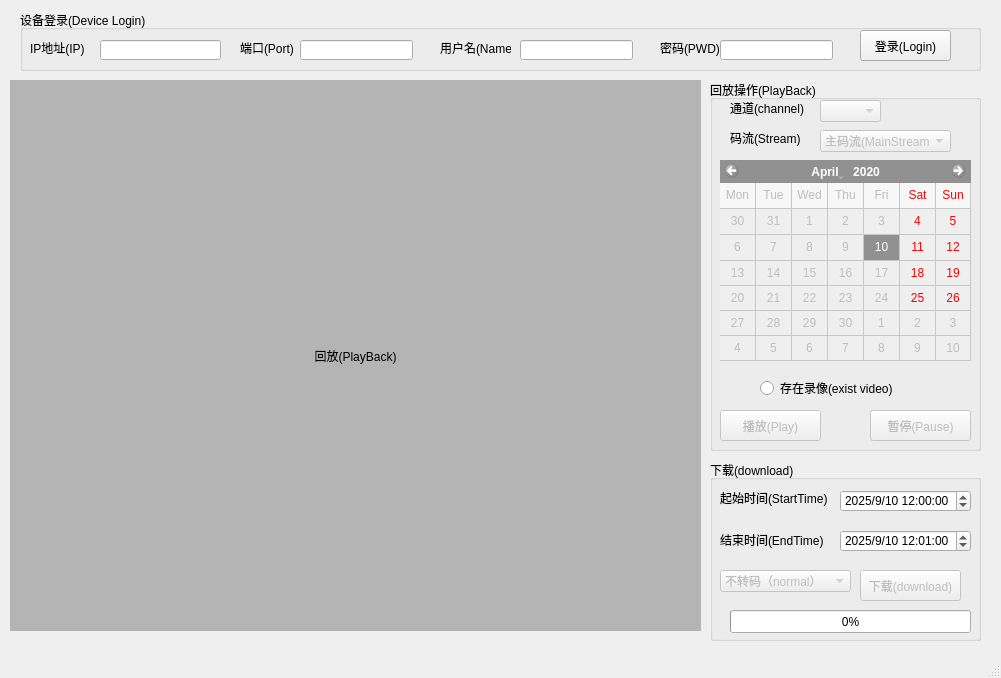
<?xml version="1.0" encoding="UTF-8"?>
<ui version="4.0">
 <class>MainWindow</class>
 <widget class="QMainWindow" name="MainWindow">
  <property name="geometry">
   <rect>
    <x>0</x>
    <y>0</y>
    <width>1001</width>
    <height>678</height>
   </rect>
  </property>
  <property name="windowTitle">
   <string>回放(PlayBack)</string>
  </property>
  <widget class="QWidget" name="centralwidget">
   <widget class="QGroupBox" name="groupBox">
    <property name="geometry">
     <rect>
      <x>20</x>
      <y>10</y>
      <width>961</width>
      <height>61</height>
     </rect>
    </property>
    <property name="title">
     <string>设备登录(Device Login)</string>
    </property>
    <widget class="QLabel" name="label">
     <property name="geometry">
      <rect>
       <x>10</x>
       <y>30</y>
       <width>61</width>
       <height>16</height>
      </rect>
     </property>
     <property name="text">
      <string>IP地址(IP)</string>
     </property>
    </widget>
    <widget class="QLineEdit" name="IP_lineEdit">
     <property name="geometry">
      <rect>
       <x>80</x>
       <y>30</y>
       <width>121</width>
       <height>20</height>
      </rect>
     </property>
    </widget>
    <widget class="QLabel" name="label_2">
     <property name="geometry">
      <rect>
       <x>220</x>
       <y>30</y>
       <width>61</width>
       <height>16</height>
      </rect>
     </property>
     <property name="text">
      <string>端口(Port)</string>
     </property>
    </widget>
    <widget class="QLineEdit" name="Port_lineEdit">
     <property name="geometry">
      <rect>
       <x>280</x>
       <y>30</y>
       <width>113</width>
       <height>20</height>
      </rect>
     </property>
    </widget>
    <widget class="QLabel" name="label_3">
     <property name="geometry">
      <rect>
       <x>420</x>
       <y>30</y>
       <width>71</width>
       <height>16</height>
      </rect>
     </property>
     <property name="text">
      <string>用户名(Name)</string>
     </property>
    </widget>
    <widget class="QLineEdit" name="Name_lineEdit">
     <property name="geometry">
      <rect>
       <x>500</x>
       <y>30</y>
       <width>113</width>
       <height>20</height>
      </rect>
     </property>
    </widget>
    <widget class="QLabel" name="label_4">
     <property name="geometry">
      <rect>
       <x>640</x>
       <y>30</y>
       <width>61</width>
       <height>16</height>
      </rect>
     </property>
     <property name="text">
      <string>密码(PWD)</string>
     </property>
    </widget>
    <widget class="QLineEdit" name="Pwd_lineEdit">
     <property name="geometry">
      <rect>
       <x>700</x>
       <y>30</y>
       <width>113</width>
       <height>20</height>
      </rect>
     </property>
     <property name="echoMode">
      <enum>QLineEdit::Password</enum>
     </property>
    </widget>
    <widget class="QPushButton" name="Login_pushButton">
     <property name="geometry">
      <rect>
       <x>840</x>
       <y>20</y>
       <width>91</width>
       <height>31</height>
      </rect>
     </property>
     <property name="text">
      <string>登录(Login)</string>
     </property>
    </widget>
   </widget>
   <widget class="QLabel" name="PlayBackWnd">
    <property name="geometry">
     <rect>
      <x>10</x>
      <y>80</y>
      <width>691</width>
      <height>551</height>
     </rect>
    </property>
    <property name="autoFillBackground">
     <bool>false</bool>
    </property>
    <property name="styleSheet">
     <string notr="true">background-color: rgb(180, 180, 180);</string>
    </property>
    <property name="text">
     <string>回放(PlayBack)</string>
    </property>
    <property name="alignment">
     <set>Qt::AlignCenter</set>
    </property>
   </widget>
   <widget class="QCalendarWidget" name="SelectDate_calendarWidget">
    <property name="enabled">
     <bool>false</bool>
    </property>
    <property name="geometry">
     <rect>
      <x>720</x>
      <y>160</y>
      <width>251</width>
      <height>201</height>
     </rect>
    </property>
    <property name="selectedDate">
     <date>
      <year>2020</year>
      <month>4</month>
      <day>10</day>
     </date>
    </property>
    <property name="firstDayOfWeek">
     <enum>Qt::Monday</enum>
    </property>
    <property name="gridVisible">
     <bool>true</bool>
    </property>
    <property name="selectionMode">
     <enum>QCalendarWidget::SingleSelection</enum>
    </property>
    <property name="horizontalHeaderFormat">
     <enum>QCalendarWidget::ShortDayNames</enum>
    </property>
    <property name="verticalHeaderFormat">
     <enum>QCalendarWidget::NoVerticalHeader</enum>
    </property>
    <property name="navigationBarVisible">
     <bool>true</bool>
    </property>
    <property name="dateEditEnabled">
     <bool>true</bool>
    </property>
   </widget>
   <widget class="QGroupBox" name="groupBox_2">
    <property name="geometry">
     <rect>
      <x>710</x>
      <y>80</y>
      <width>271</width>
      <height>371</height>
     </rect>
    </property>
    <property name="title">
     <string>回放操作(PlayBack)</string>
    </property>
    <widget class="QRadioButton" name="exist_radioButton">
     <property name="geometry">
      <rect>
       <x>50</x>
       <y>300</y>
       <width>151</width>
       <height>16</height>
      </rect>
     </property>
     <property name="text">
      <string>存在录像(exist video)</string>
     </property>
     <property name="checkable">
      <bool>true</bool>
     </property>
    </widget>
    <widget class="QComboBox" name="Channel_comboBox">
     <property name="enabled">
      <bool>false</bool>
     </property>
     <property name="geometry">
      <rect>
       <x>110</x>
       <y>20</y>
       <width>61</width>
       <height>22</height>
      </rect>
     </property>
    </widget>
    <widget class="QLabel" name="Channel_label">
     <property name="geometry">
      <rect>
       <x>20</x>
       <y>20</y>
       <width>81</width>
       <height>16</height>
      </rect>
     </property>
     <property name="text">
      <string>通道(channel)</string>
     </property>
    </widget>
    <widget class="QComboBox" name="StreamTyp_comboBox">
     <property name="enabled">
      <bool>false</bool>
     </property>
     <property name="geometry">
      <rect>
       <x>110</x>
       <y>50</y>
       <width>131</width>
       <height>22</height>
      </rect>
     </property>
     <item>
      <property name="text">
       <string>主码流(MainStream)</string>
      </property>
     </item>
     <item>
      <property name="text">
       <string>辅码流(ExtraStream)</string>
      </property>
     </item>
    </widget>
    <widget class="QLabel" name="label_5">
     <property name="geometry">
      <rect>
       <x>20</x>
       <y>50</y>
       <width>71</width>
       <height>16</height>
      </rect>
     </property>
     <property name="text">
      <string>码流(Stream)</string>
     </property>
    </widget>
    <widget class="QPushButton" name="Pause_pushbutton">
     <property name="enabled">
      <bool>false</bool>
     </property>
     <property name="geometry">
      <rect>
       <x>160</x>
       <y>330</y>
       <width>101</width>
       <height>31</height>
      </rect>
     </property>
     <property name="text">
      <string>暂停(Pause)</string>
     </property>
    </widget>
    <widget class="QPushButton" name="PlayBack_pushbutton">
     <property name="enabled">
      <bool>false</bool>
     </property>
     <property name="geometry">
      <rect>
       <x>10</x>
       <y>330</y>
       <width>101</width>
       <height>31</height>
      </rect>
     </property>
     <property name="text">
      <string>播放(Play)</string>
     </property>
    </widget>
   </widget>
   <widget class="QGroupBox" name="groupBox_3">
    <property name="geometry">
     <rect>
      <x>710</x>
      <y>460</y>
      <width>271</width>
      <height>181</height>
     </rect>
    </property>
    <property name="title">
     <string>下载(download)</string>
    </property>
    <widget class="QDateTimeEdit" name="Start_dateTimeEdit">
     <property name="geometry">
      <rect>
       <x>130</x>
       <y>30</y>
       <width>131</width>
       <height>22</height>
      </rect>
     </property>
     <property name="dateTime">
      <datetime>
       <hour>12</hour>
       <minute>0</minute>
       <second>0</second>
       <year>2025</year>
       <month>9</month>
       <day>10</day>
      </datetime>
     </property>
     <property name="displayFormat">
      <string>yyyy/M/d HH:mm:ss</string>
     </property>
    </widget>
    <widget class="QLabel" name="label_7">
     <property name="geometry">
      <rect>
       <x>10</x>
       <y>30</y>
       <width>121</width>
       <height>16</height>
      </rect>
     </property>
     <property name="text">
      <string>起始时间(StartTime)</string>
     </property>
    </widget>
    <widget class="QLabel" name="label_8">
     <property name="geometry">
      <rect>
       <x>10</x>
       <y>70</y>
       <width>121</width>
       <height>20</height>
      </rect>
     </property>
     <property name="text">
      <string>结束时间(EndTime)</string>
     </property>
    </widget>
    <widget class="QDateTimeEdit" name="End_dateTimeEdit">
     <property name="geometry">
      <rect>
       <x>130</x>
       <y>70</y>
       <width>131</width>
       <height>22</height>
      </rect>
     </property>
     <property name="dateTime">
      <datetime>
       <hour>12</hour>
       <minute>1</minute>
       <second>0</second>
       <year>2025</year>
       <month>9</month>
       <day>10</day>
      </datetime>
     </property>
     <property name="displayFormat">
      <string>yyyy/M/d HH:mm:ss</string>
     </property>
    </widget>
    <widget class="QPushButton" name="Download_pushButton">
     <property name="enabled">
      <bool>false</bool>
     </property>
     <property name="geometry">
      <rect>
       <x>150</x>
       <y>110</y>
       <width>101</width>
       <height>31</height>
      </rect>
     </property>
     <property name="text">
      <string>下载(download)</string>
     </property>
    </widget>
    <widget class="QProgressBar" name="Download_progressBar">
     <property name="geometry">
      <rect>
       <x>20</x>
       <y>150</y>
       <width>241</width>
       <height>23</height>
      </rect>
     </property>
     <property name="maximum">
      <number>100</number>
     </property>
     <property name="value">
      <number>0</number>
     </property>
     <property name="textDirection">
      <enum>QProgressBar::TopToBottom</enum>
     </property>
    </widget>
    <widget class="QComboBox" name="downloadType_comboBox">
     <property name="enabled">
      <bool>false</bool>
     </property>
     <property name="geometry">
      <rect>
       <x>10</x>
       <y>110</y>
       <width>131</width>
       <height>22</height>
      </rect>
     </property>
     <property name="currentIndex">
      <number>0</number>
     </property>
     <item>
      <property name="text">
       <string>不转码（normal）</string>
      </property>
     </item>
     <item>
      <property name="text">
       <string>私有码流(Private)</string>
      </property>
     </item>
     <item>
      <property name="text">
       <string>国标PS码流(PS)</string>
      </property>
     </item>
     <item>
      <property name="text">
       <string>TS码流(TS)</string>
      </property>
     </item>
     <item>
      <property name="text">
       <string>MP4</string>
      </property>
     </item>
     <item>
      <property name="text">
       <string>裸视频流(H264)</string>
      </property>
     </item>
     <item>
      <property name="text">
       <string>流式FLV</string>
      </property>
     </item>
     <item>
      <property name="text">
       <string>PS码流(PS)</string>
      </property>
     </item>
     <item>
      <property name="text">
       <string>DHTS</string>
      </property>
     </item>
     <item>
      <property name="text">
       <string>CDJFPS</string>
      </property>
     </item>
    </widget>
   </widget>
   <zorder>groupBox_2</zorder>
   <zorder>groupBox</zorder>
   <zorder>PlayBackWnd</zorder>
   <zorder>SelectDate_calendarWidget</zorder>
   <zorder>groupBox_3</zorder>
  </widget>
  <widget class="QMenuBar" name="menubar">
   <property name="geometry">
    <rect>
     <x>0</x>
     <y>0</y>
     <width>1001</width>
     <height>23</height>
    </rect>
   </property>
  </widget>
  <widget class="QStatusBar" name="statusbar"/>
 </widget>
 <resources/>
 <connections/>
</ui>
